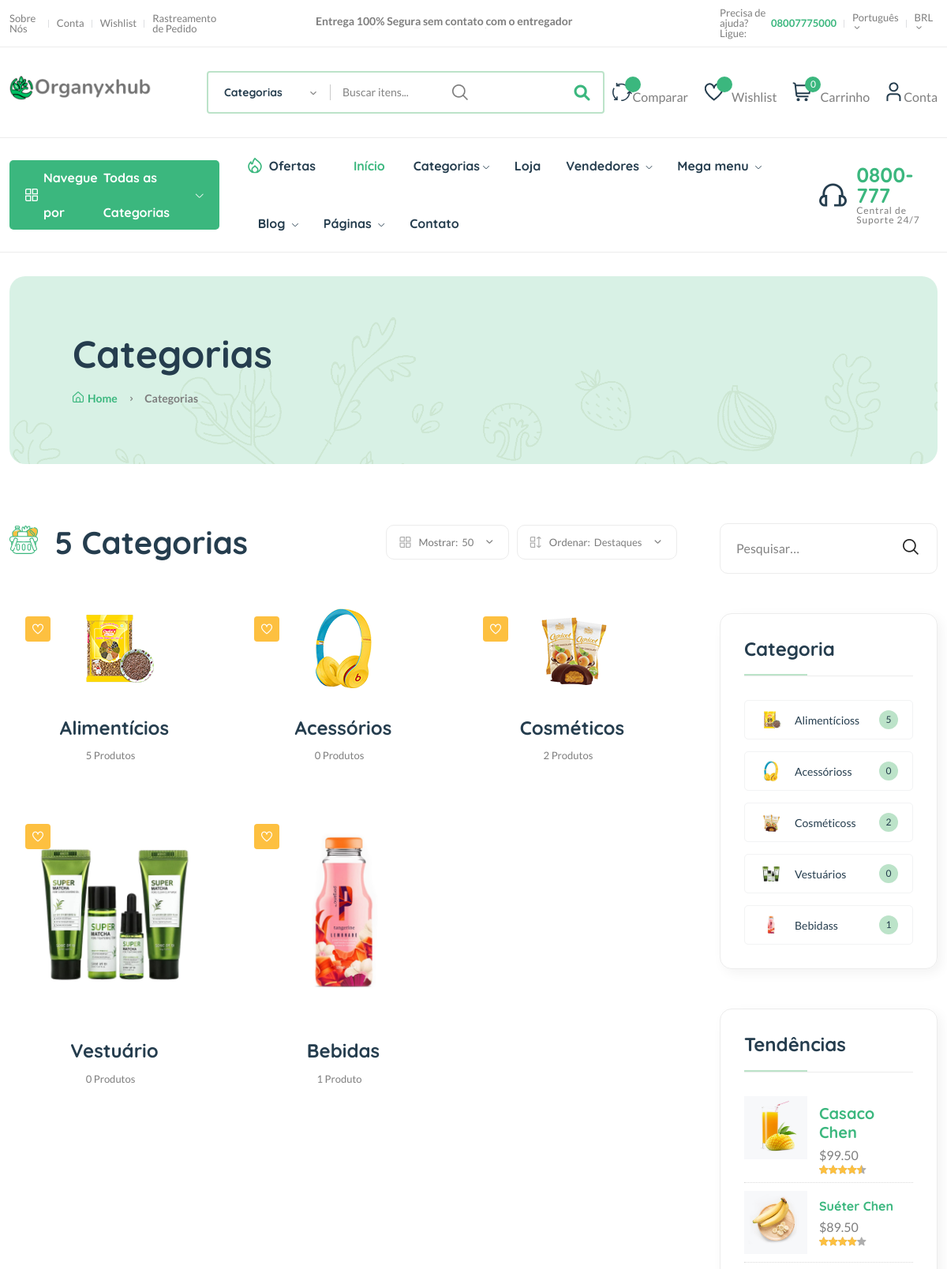
The page /categoria/ (upper part) on the database as committed earlier.
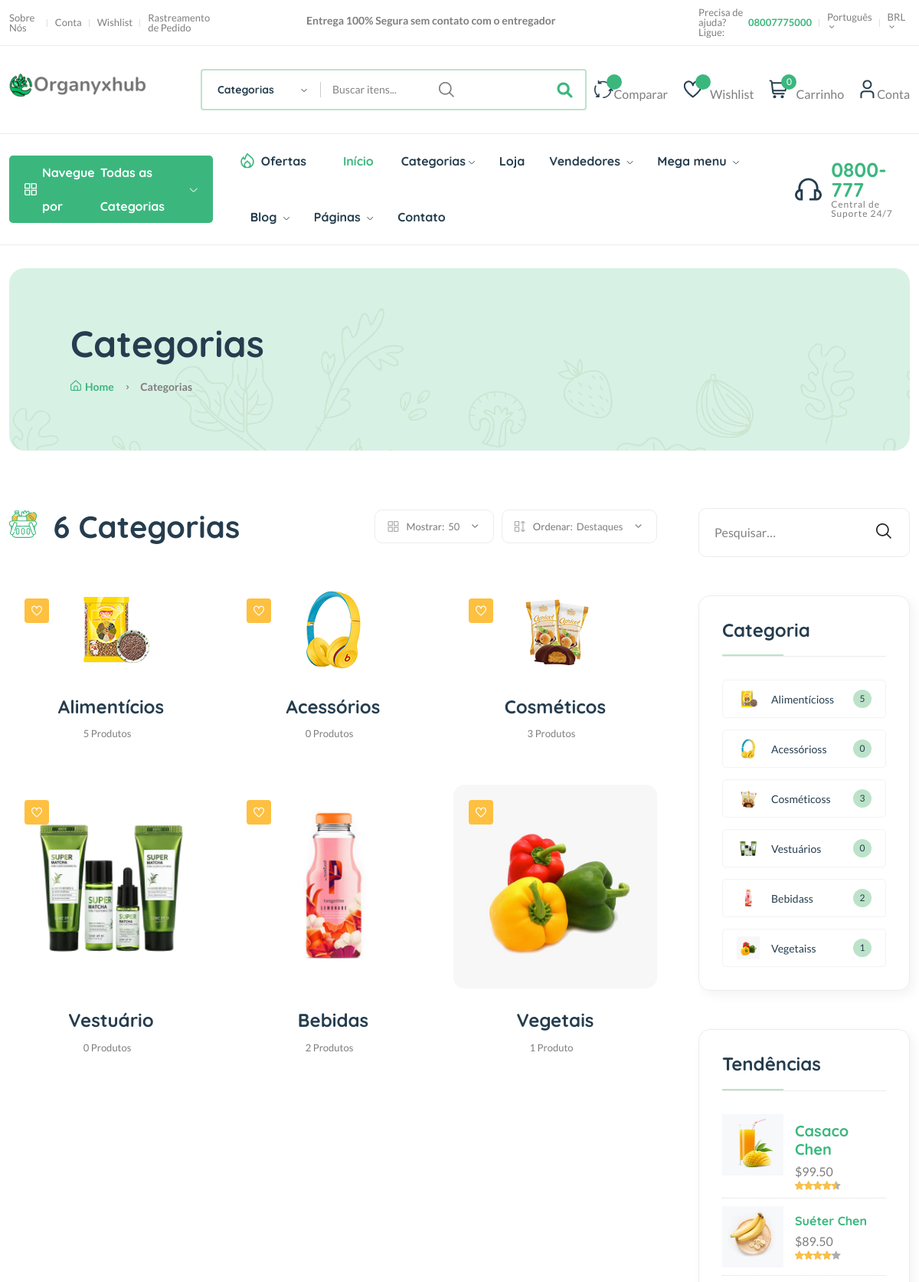
The same page on the database as committed later.
### core/models.py (models this page shows, shortened)
class Categoria(models.Model):
    cid = ShortUUIDField(unique=True, length=10, max_length=10, prefix="cat", alphabet="abcdefgh12345")
    titulo = models.CharField(max_length=100, default="Alimentos")
    imagem = models.ImageField(upload_to="categoria", default="categoria.jpg")
    class Meta:
        verbose_name_plural = "Categorias"

### core/views.py (the view)
# urls.py: path("categoria/", lista_categorias, name="category-list"), #Página de categorias
def lista_categorias(request):
    categorias = Categoria.objects.all().annotate(produto_count=Count('categoria'))
    context = {"categorias": categorias}
    return render(request, 'core/category-list.html', context)

### core/context_processor.py (called while the page is built)
def default(request):
    categorias = Categoria.objects.all()
    vendedores = Vendedor.objects.all()
    min_max_preco = Produto.objects.aggregate(Min("preco"), Max("preco"))
    context = {
        'min_max_preco': min_max_preco,
        'categorias': categorias,
        'vendedores': vendedores,
    }
    if request.user.is_authenticated:
        try:
            endereco = Endereco.objects.filter(user=request.user.id).first()
            context['endereco'] = endereco
        except Endereco.DoesNotExist:
            context['endereco'] = None
    return context

### templates/core/category-list.html (shortened to what the changed rows need)
{% extends 'partials/base.html' %} {% load static %} {% block content %}
<main class="main">
    <div class="page-header mt-30 mb-75">
        <div class="container">
            <div class="archive-header">
                <div class="row align-items-center">
                    <div class="col-xl-3">
                        <h1 class="mb-15">Categorias</h1>
                    </div>
                </div>
            </div>
        </div>
    </div>
    <div class="page-content mb-50">
        <div class="container">
            <div class="row">
                <div class="col-lg-9">
                    <div class="shop-product-fillter mb-50 pr-30">
                        <div class="totall-product">
                            <h2>
                                <img
                                    class="w-36px mr-10"
                                    src="{% static 'assets/imgs/theme/icons/category-1.svg' %}"
                                    alt=""
                                />
                                {{categorias.count}} Categorias
                            </h2>
                        </div>
                    </div>
                    <div class="loop-grid pr-30">
                        <div class="row">
                            {% for c in categorias %}
                            <article
                                class="col-xl-4 col-lg-6 col-md-6 text-center hover-up mb-30 animated"
                            >
                                <div class="post-thumb">
                                    <a
                                        href="{% url 'core:category-product-list' c.cid%}"
                                    >
                                        <img
                                            class="border-radius-15"
                                            src="{{ c.imagem.url }}"
                                            alt="{{ c.titulo }}"
                                        />
                                    </a>
                                    <div class="entry-meta">
                                        <a
                                            class="entry-meta meta-2"
                                            href="blog-category-grid.html"
                                            ><i class="fi-rs-heart"></i
                                        ></a>
                                    </div>
                                </div>
                                <div class="entry-content-2">
                                    <h4 class="post-title mb-15">
                                        <a
                                            href="{% url 'core:category-product-list' c.cid%}"
                                            >{{ c.titulo }}</a
                                        >
                                    </h4>
                                    <div
                                        class="entry-meta meta font-xs color-grey mt-10 pb-10"
                                    >
                                        <div>
                                            <span class="hit-count mr-10"
                                                >{{c.categoria.count}}
                                                Produto{{c.categoria.count|pluralize}}</span
                                            >
                                        </div>
                                    </div>
                                </div>
                            </article>
                            {% endfor %}
                        </div>
                    </div>
                </div>
                <div class="col-lg-3 primary-sidebar sticky-sidebar">
                    <div class="widget-area">
                        <div class="sidebar-widget widget-category-2 mb-50">
                            <ul>
                                {% for c in categorias %}
                                <li>
                                    <a href="shop-grid-right.html">
                                        <img
                                            src="{{ c.imagem.url }}"
                                            alt=""
                                        />{{ c.titulo }}s</a
                                    ><span class="count"
                                        >{{c.categoria.count}}</span
                                    >
                                </li>
                                {% endfor %}
                            </ul>
                        </div>
                    </div>
                </div>
            </div>
        </div>
    </div>
</main>
{% endblock content %}

Rows that differ between the two databases and show on the page:
computed for Categoria "Cosméticos": categoria.count "2" → "3"
computed for Categoria "Bebidas": categoria.count "1" → "2"
added Categoria: imagem (picture), titulo "Vegetais", categoria.count "1"
Other text that changed with them:
{{ categorias.count }}: "5" → "6"
